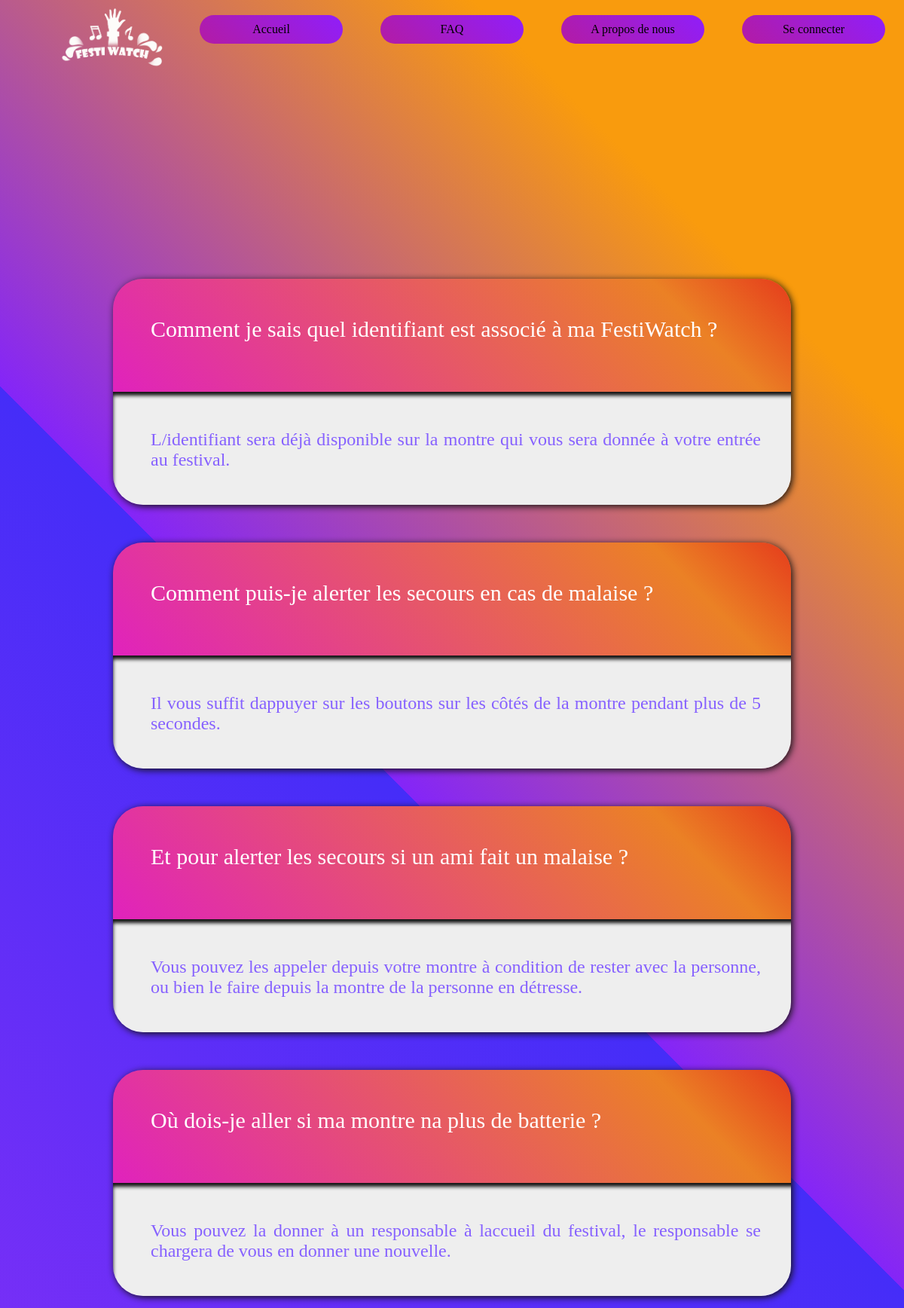
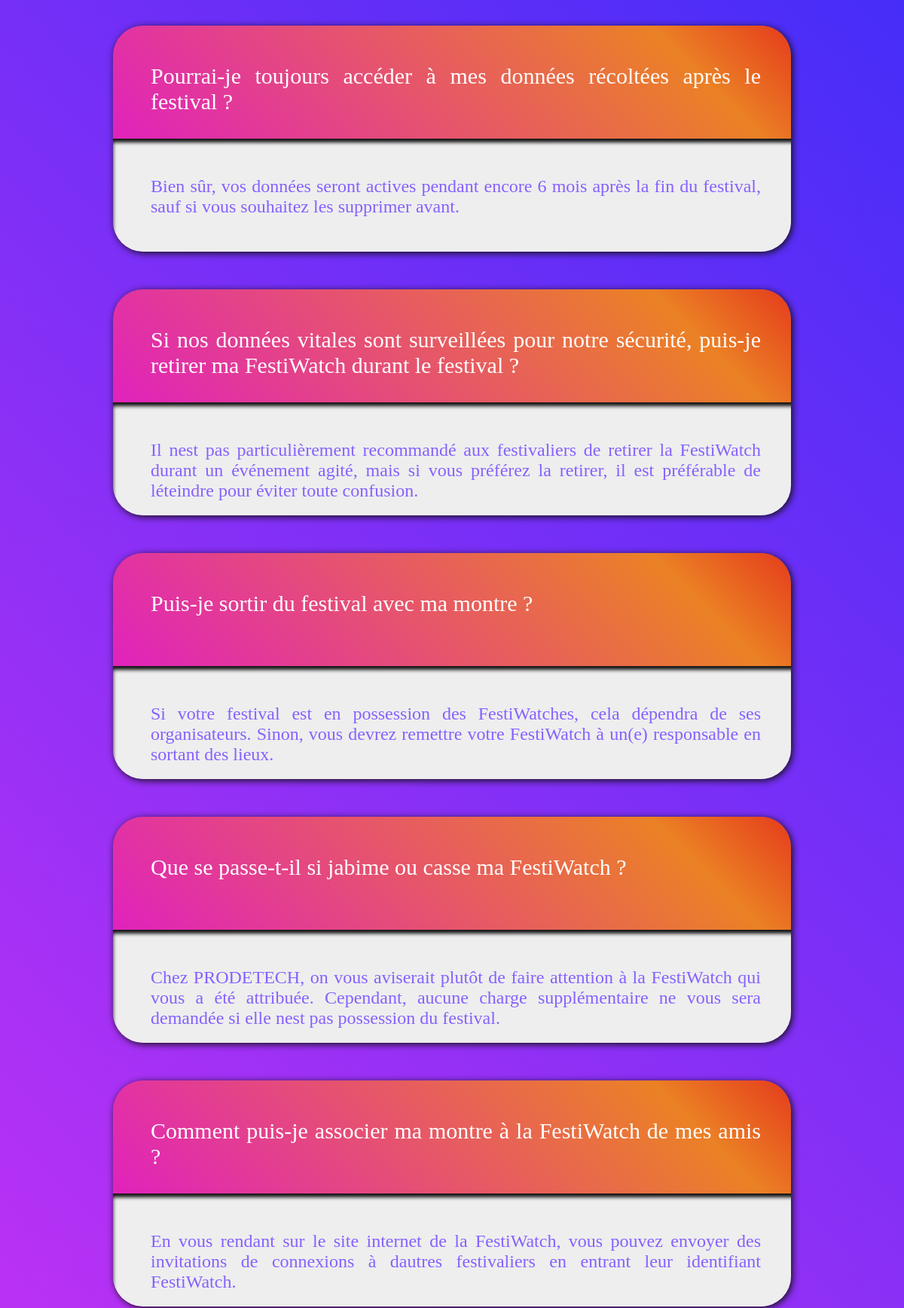
Page /Vue/Vue/FAQ/faq.php (upper part) on the committed database (2 pictures, top to bottom).
### tables this page shows
CREATE TABLE IF NOT EXISTS `faq` (
  `faq_id` int(11) NOT NULL AUTO_INCREMENT,
  `faq_question` text,
  `faq_reponse` varchar(8000) DEFAULT NULL,
  PRIMARY KEY (`faq_id`)
);

### Vue/Vue/FAQ/faq.php (the view, shortened to what this page needs)
<!DOCTYPE HTML>
<html>
<head>
    <link rel="stylesheet" type="text/css" href="faq2.css">
</head>
<body>
<nav>
            <ul>
                <li><img src="../../../PNG/Logo alternatif.png" class="logo"></li>
                <li><a href="../Pagedaccueil/index.php" > Accueil </a></li>
                <li><a href="../FAQ/faq.php"> FAQ </a></li>
                <li><a href="../Apropos/A_propos_de_nous.php"> A propos de nous </a></li>
                <li class="deroulant"><?php if(isset($_SESSION['email'])){
                            ?>
                      <a><?php echo $_SESSION['email'];?></a>
                    <ul class="sous">
                        <li><a href="../monprofiluser/monprofil.php"> Voir mon profil </a></li>
                        <li><a href="#"> Liste des festivales </a></li>
                        <li><a href="../../../Controller/deconnexion.php"> Se déconnecter </a></li>
                        <?php if($_SESSION['role_id'] == '2'){
                        ?>
                            <li><a href="#"> Pannel Admin </a></li>
                            <?php } ?>
                        </ul>
                            <?php
                        }
                        else{ ?>
                        <li><a href="../Connexionuser/login1.php">Se connecter </a></li>
                        <?php } ?>
                </li>
            </ul>
        </nav>
<?php
  $host = 'localhost';
  $dbname = 'siteweb';
  $username = 'root';
  $password = '';
  $dsn = "mysql:host=$host;dbname=$dbname";
  $sql = "SELECT * FROM faq";
  try{
   $pdo = new PDO($dsn, $username, $password);
   $stmt = $pdo->query($sql);
  }catch (PDOException $e){
    echo $e->getMessage();
  }
?>
    <div class="FAQTitle"><h1>FAQ</h1></div>
        <div class="FAQCards">
        <?php while($row = $stmt->fetch(PDO::FETCH_ASSOC)) : ?>
        <div class="FAQCard">
        <div class="FAQQuestion"><div><?php echo htmlspecialchars($row['faq_question']); ?></div></div>
            <div class="FAQAnswer"><div><?php echo htmlspecialchars($row['faq_reponse']); ?></div></div>
          </div>
          <?php endwhile; ?>
    </div>
</body>
</html>

### Vue/Vue/FAQ/faq2.css (style rules this page uses)
* { padding:0; margin: 0; font-family:"Georgia"; text-decoration: none; list-style:none; font-family: 'Elephant'; }
nav { width: 100%; margin: 0 auto; position:absolute; top: 10px; z-index: 1; }
nav ul { list-style-type: none; }
.logo { background: transparent; margin-left: 60px; margin-top: 0px; padding: 0px; width: 150px; }
nav ul li { float:left; width: 20%; text-align: center; position: relative; }
nav ul::after { content: ""; display: table; clear: both; }
nav a { display: block; text-decoration: none; color: black; margin: 10px 25px; border: 0; padding : 10px 20px; background: transparent; position: relative; overflow: clip; border-radius: 20px; box-shadow: 0px -0px 0px 0px rgba(113, 34, 215, 0.5),0px 0px 0px 0px rgba(225, 51, 16, 0.5); transition: all .2s; }
nav a::after { content:""; width: 400px; height: 400px; background: linear-gradient(225deg,#f53b1e 0%,#911ef6 25%,#ee1616 100%); position: absolute; z-index :-1; left: -20mm; top: -15mm; transition: all .5s; }
img { box-shadow: transparent; width: 80px; position: static }
.FAQTitle { position: absolute; top: 36%; left: 43%; right: 43%; padding: 10px; background: linear-gradient(225deg,#e21717 0%,#eb8125 25%,#e022bd 100%); border-radius: 50px; box-shadow:0 0 5px 2px #b277e6; }
.FAQTitle h1 { text-align: center; font-size: 62; color: white; font-family: 'Elephant'; margin: 0; }
.FAQCards { position: relative; margin: auto auto 500px auto; top: 320px; }
.FAQCard { margin: 50px auto; width: 75%; height: 300px; border-color: #111; border-width: 2px; border-radius: 40px; overflow: hidden; box-shadow: 2px 2px 10px #111; }
body { background: linear-gradient(225deg,#f99b0d 10%,#8425f8 30%,#452df8 10%,rgb(227, 51, 243 )) }
.FAQQuestion { width: 100%; height: 50%; background: linear-gradient(225deg,#e21717 0%,#eb8125 25%,#e022bd 100%); text-align: left; padding-left: 50px; padding-right: 50px; color: white; font-size: 30px; }
.FAQAnswer { width: 100%; height: 50%; background-color: #eee; box-shadow: inset 0 5px 5px #111; text-align: left; padding-left: 50px; padding-right: 50px; color: rgb(134, 97, 255); font-size: 24px; }
.FAQQuestion *, .FAQAnswer * { display: flex; padding-top: 50px; height: 90%; width: 90%; text-align: justify; text-justify: inter-word; }

### Vue/Vue/FAQ/faq.php (style rules this page uses)
body { top: 0px !important; }

### rows in the picture
faq: faq_question "Comment je sais quel identifiant est associé à ma FestiWatch ?", faq_reponse "L/identifiant sera déjà disponible sur la montre qui vous sera donnée à votre entrée au festival."
faq: faq_question "Comment puis-je alerter les secours en cas de malaise ?", faq_reponse "Il vous suffit dappuyer sur les boutons sur les côtés de la montre pendant plus de 5 secondes."
faq: faq_question "Et pour alerter les secours si un ami fait un malaise ?", faq_reponse "Vous pouvez les appeler depuis votre montre à condition de rester avec la personne, ou bien le faire depuis la montre de la personne en détresse."
faq: faq_question "Où dois-je aller si ma montre na plus de batterie ?", faq_reponse "Vous pouvez la donner à un responsable à laccueil du festival, le responsable se chargera de vous en donner une nouvelle."
faq: faq_question "Pourrai-je toujours accéder à mes données récoltées après le festival ?", faq_reponse "Bien sûr, vos données seront actives pendant encore 6 mois après la fin du festival, sauf si vous souhaitez les supprimer avant."
faq: faq_question "Si nos données vitales sont surveillées pour notre sécurité, puis-je retirer ma FestiWatch durant le festival ?", faq_reponse "Il nest pas particulièrement recommandé aux festivaliers de retirer la FestiWatch durant un événement agité, mais si vous préférez la retirer, il est préférable de léteindre pour éviter toute confusion."
faq: faq_question "Puis-je sortir du festival avec ma montre ?", faq_reponse "Si votre festival est en possession des FestiWatches, cela dépendra de ses organisateurs. Sinon, vous devrez remettre votre FestiWatch à un(e) responsable en sortant des lieux."
faq: faq_question "Que se passe-t-il si jabime ou casse ma FestiWatch ?", faq_reponse "Chez PRODETECH, on vous aviserait plutôt de faire attention à la FestiWatch qui vous a été attribuée. Cependant, aucune charge supplémentaire ne vous sera demandée si elle nest pas possession du festival."
faq: faq_question "Comment puis-je associer ma montre à la FestiWatch de mes amis ?", faq_reponse "En vous rendant sur le site internet de la FestiWatch, vous pouvez envoyer des invitations de connexions à dautres festivaliers en entrant leur identifiant FestiWatch."
